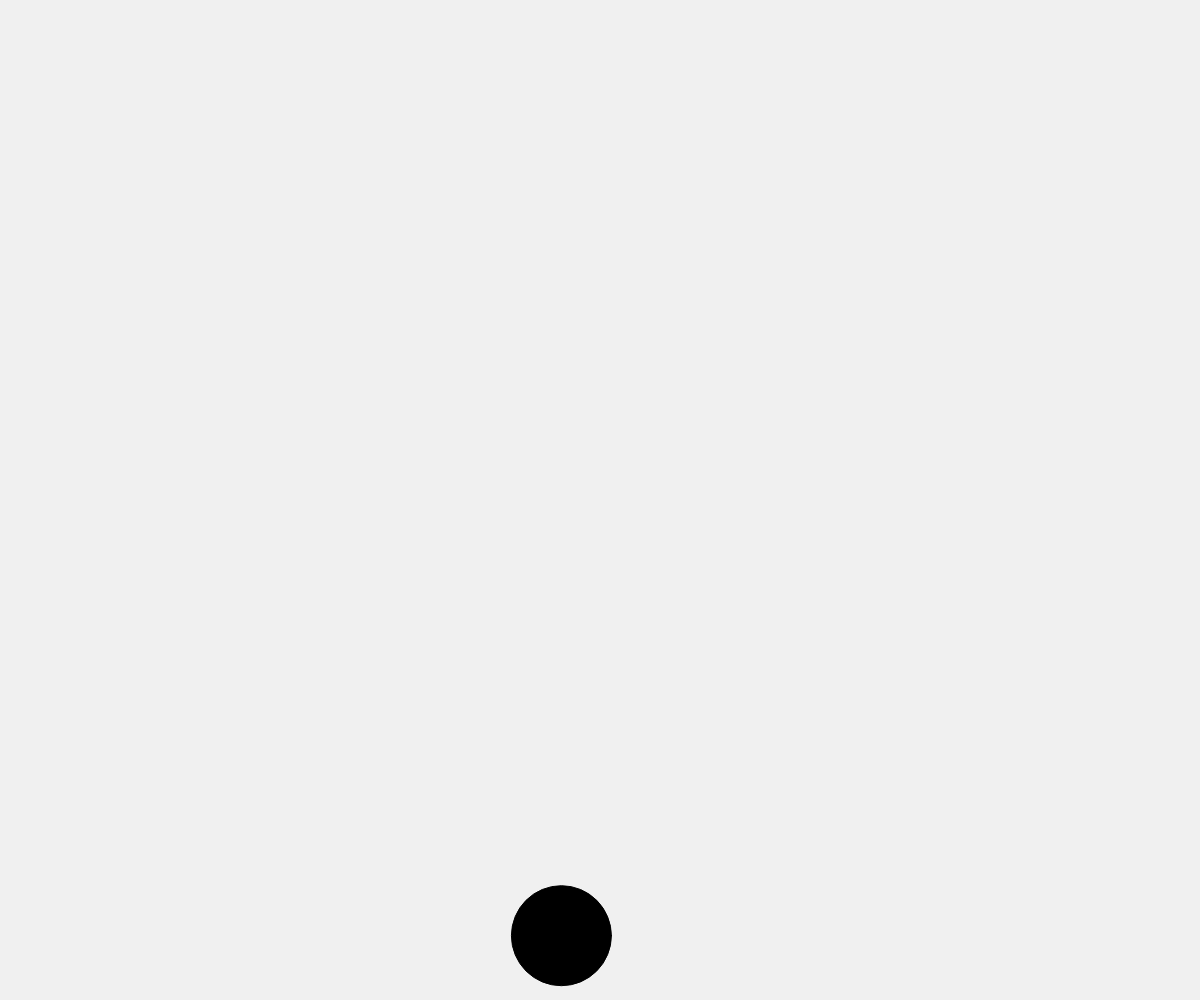
Frame 1 (no input)
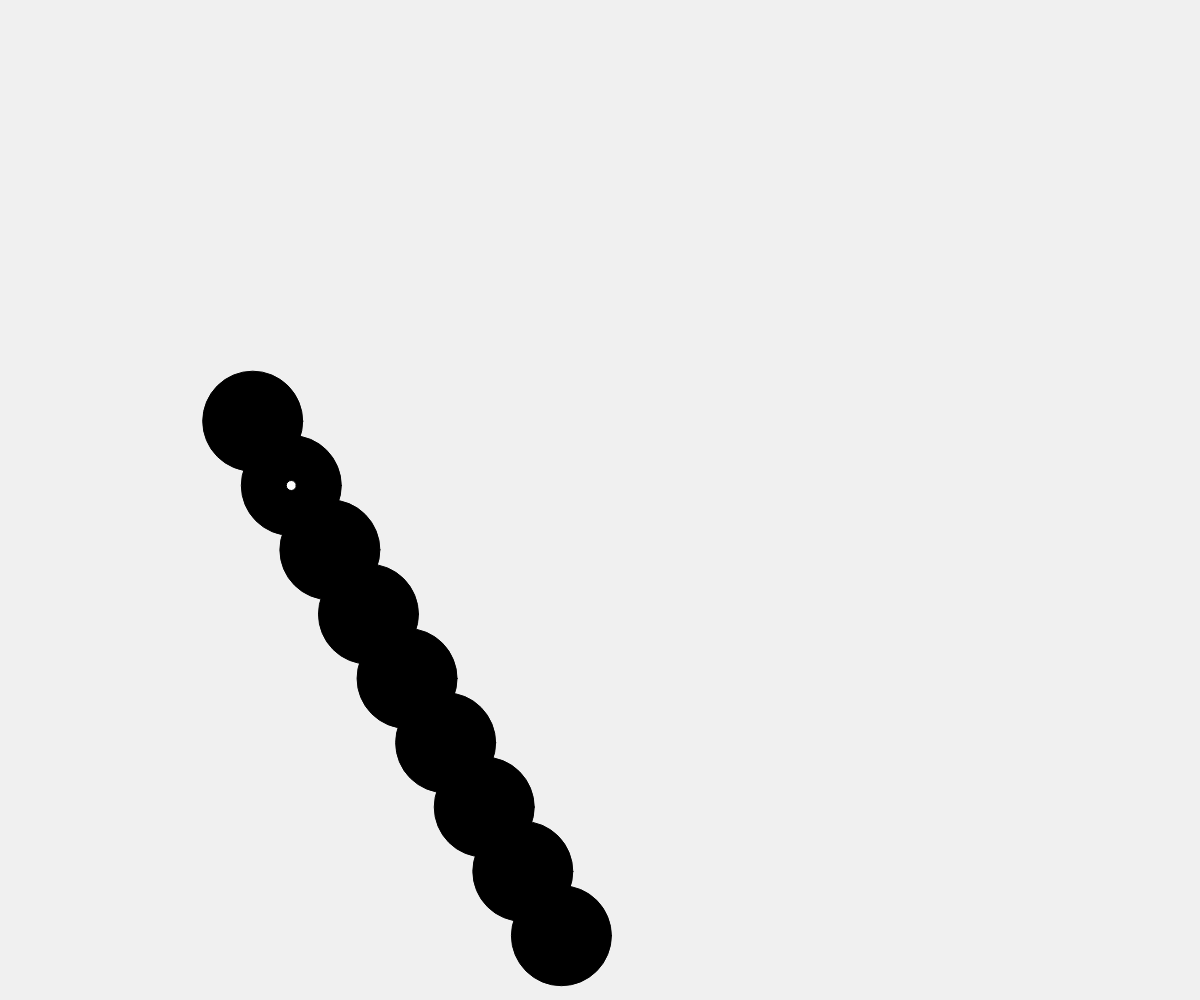
Frame 60 (no input)
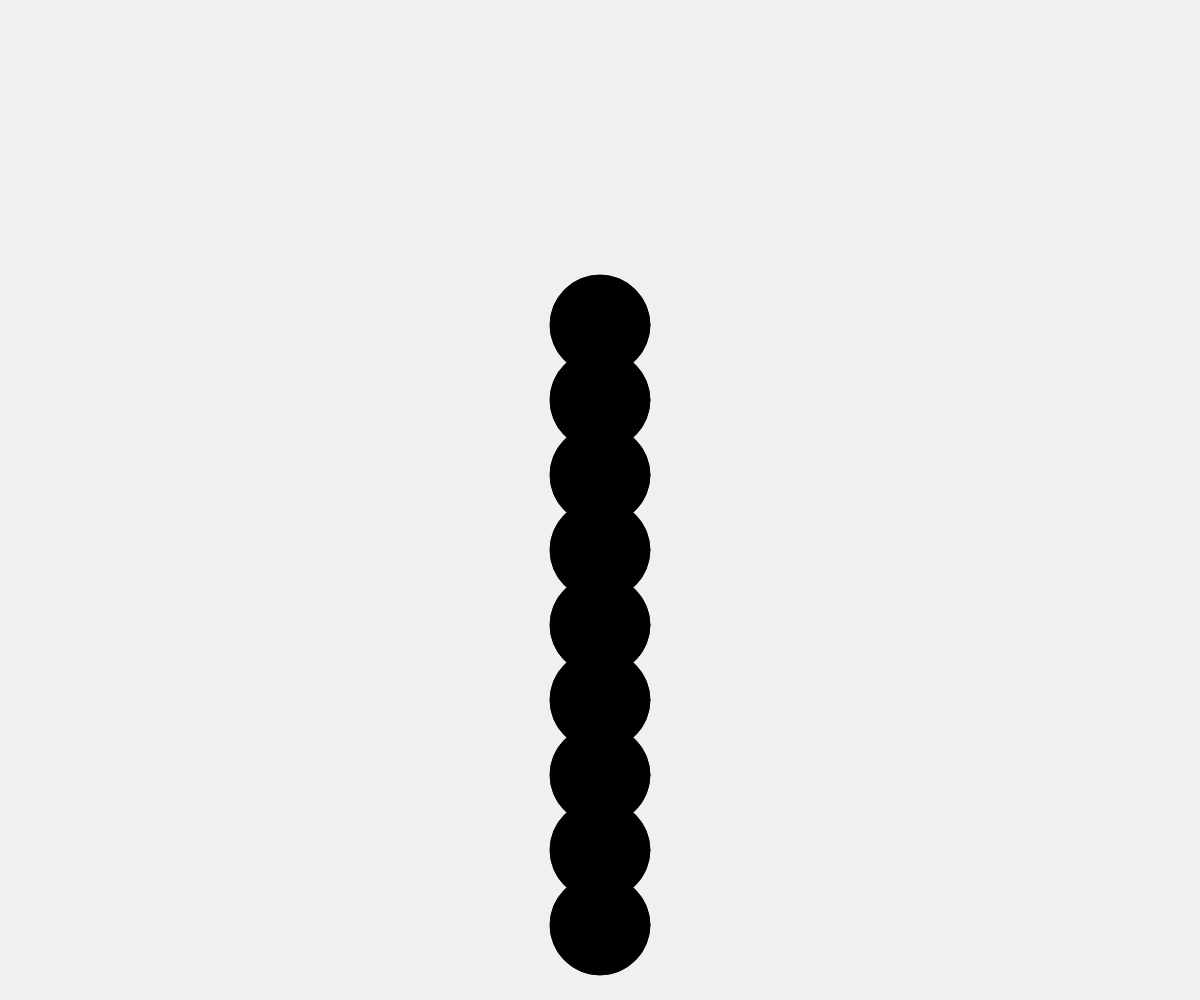
Frame 120 (the mouse pressed at the canvas centre since frame 60)

The p5.js sketch that drew these frames (run headless with seeded random() and noise() and a simulated clock; from frame 60 on, the mouse is pressed at the canvas centre):

// p5.js sketch
// ── sketch.js
var allSegments = [];
var originalXSpeed = 0;
var originalYSpeed = 10;
var screenMiddleX = 0;
var screenMiddleY = 0;


function segment()
{
    this.setup = function()
    {
        this.y = screenMiddleY;
        this.x = screenMiddleX;
        this.range = 0;//the number that a circle is in line
        this.maxRange = 9;
        this.space = 75;
        if (mouseX < this.x)//big - small
        {
            this.xDifference = mouseX - this.x;
            this.direction = "left";
        }
        else if (mouseX > this.x)
        {
            this.xDifference = this.x - mouseX;
            this.direction = "right";
        }
        else 
        {
            this.xDifference = 1;
            this.direction = "up";
        }
        this.yDifference = this.y - mouseY;
        this.xSpeed = (this.space * this.xDifference) / sqrt(sq(this.xDifference) + sq(this.yDifference));
        this.ySpeed = (this.space * this.yDifference) / sqrt(sq(this.xDifference) + sq(this.yDifference));
    }
    this.update = function()
    {
        this.range++
        //movement
        if (this.direction === "left")
        {
            this.x += this.xSpeed;
        }
        if (this.direction === "right")
        {
            this.x -= this.xSpeed;
        }
        if (this.direction === "up")
        {
            this.x = this.x
        }
        this.y -= this.ySpeed;
        fill(0)
        ellipse(this.x, this.y, 100, 100)
        if (this.range == 7)
        {
            fill(255)
            if (this.direction == "right")
            {
                ellipse(this.x - this.xSpeed, this.y - this.ySpeed, 10, 10)
            }
            if (this.direction == "left")
            {
                ellipse(this.x + this.xSpeed, this.y - this.ySpeed, 10, 10)
            }
        }

    }
}

function newSegment()
{
    var newSegment = new segment;
    newSegment.setup();
    allSegments.push(newSegment)

}

function setup()
{
    createCanvas(windowWidth, windowHeight)
    screenMiddleX = windowWidth/2
    screenMiddleY = windowHeight
}
/*function newSegment()
{
    
    for(i = 0; i < allSegments.length; i++)
    {
        allSegments.update();

        if (allSegments[i].range >= allSegments[i].maxRange)
        {
            allSegments.splice(i,1)
        }
    }
}
*/
function draw()
{    
    background(240);
    newSegment();
    for(i = 0; i < allSegments.length; i++)
        {
            allSegments[i].update();
    
            if (allSegments[i].range >= allSegments[i].maxRange)
            {
                allSegments.splice(i,1)
            }
        }
}
function windowResized()
{
    createCanvas(windowWidth, windowHeight)
    screenMiddleX = windowWidth/2
    screenMiddleY = windowHeight
}
